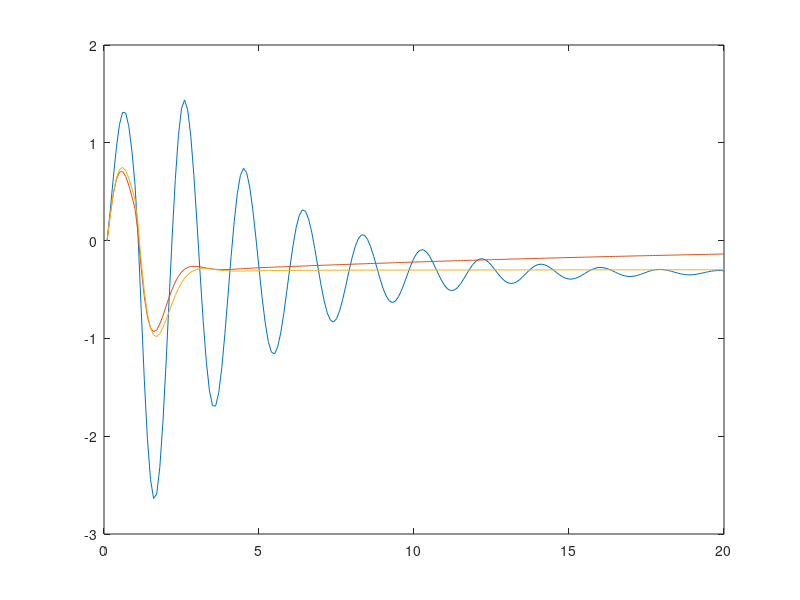

Write the MATLAB code that produced this figure.
% first enter the basic aircraft
A= [ -0.2  0.06 0    -1;
      0    0    1     0 ;
    -17    0   -3.8   1
     9.4   0   -0.4  -0.6];
B = [ -0.01  0.06
       0     0
     -32     5.4
       2.6  -7 ];
% only need to feed back / look at yaw rate r,
% so create custom output matrices
C = [ 0   0   0   1]
D = [ 0   0]
% the basic system
sys0 = ss(A, B, C, D)
% two variants with yaw dampers
% in this feedback step, the gain is in the feedback matrix
Kr = -0.5
Hr1 = [ 0; Kr]
sys1 = feedback(sys0, Hr1)
% in the second system, the gain is with a simple system, a "wash-out" filter
Hr2 = [0; Kr * ss(-0.5, 0.5, -1, 1)]
sys2 = feedback(sys0, Hr2)
% for the first two values, you need to answer with the damping
% coefficient of the complex poles
damp(sys0)
damp(sys1)
damp(sys2) % for completeness
% now, the time vector, as requested
t = 0.1:0.1:20;
% the input vector. Note that (you will find out when you use lsim) you
% need two columns, one for each input
u = [t' <= 1, zeros(size(t'))];
% responses
y0 = lsim(sys0, u, t);
y1 = lsim(sys1, u, t);
y2 = lsim(sys2, u, t);
% plotting, all three signals in different colors
plot(t, [y0, y1, y2])
% last (20s) value
y0(end)
y1(end)
y2(end)
